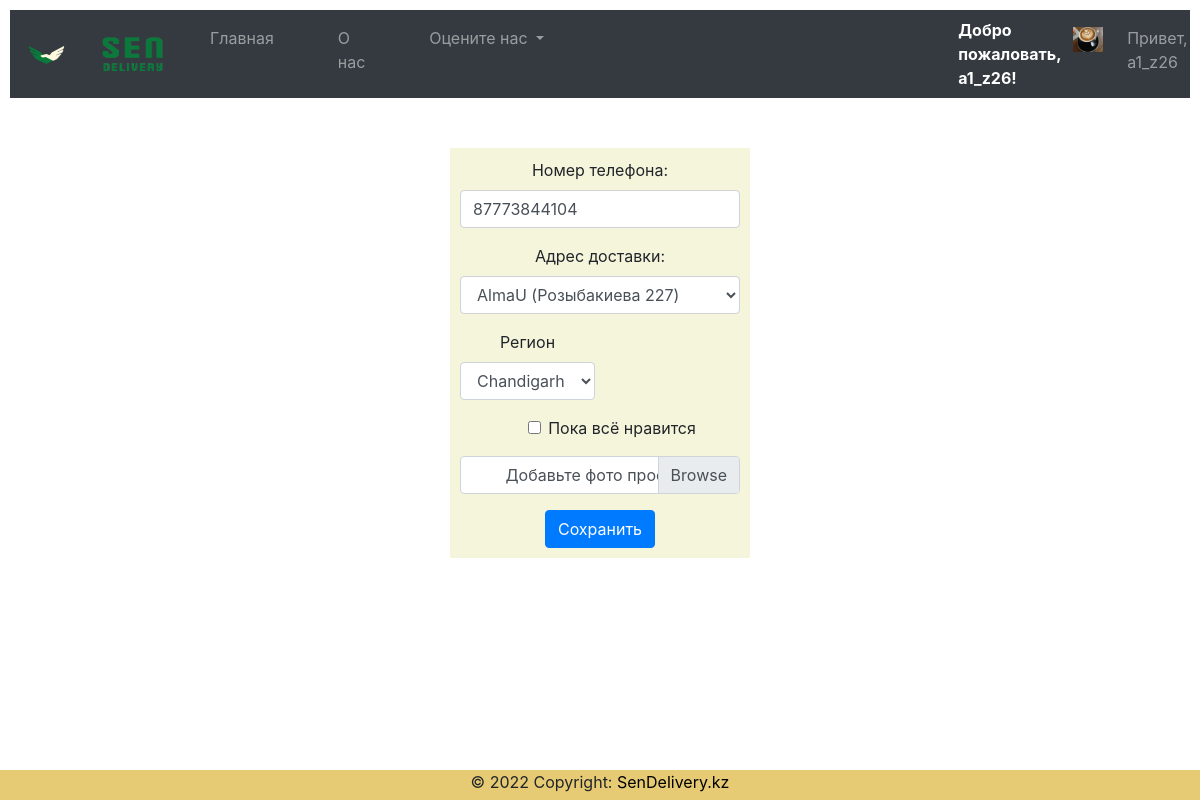
The app's page /user/edit/ (signed in) with its own data.
### cust/models.py (models this page shows, shortened)
class Client(models.Model):
    user=models.OneToOneField(User,on_delete=models.CASCADE)
    phone=models.CharField(max_length=14)
    address=models.CharField(max_length=200)
    city=models.CharField(max_length=40)
    prime=models.BooleanField(default=False)
    state=models.CharField(max_length=40)
    image=models.FileField(upload_to="clients/images/")

### cust/views.py (the view)
# urls.py: path('edit/',views.edit,name="edit")
def edit(request):
    if request.method=='POST':
        phone=request.POST['phone']
        address=request.POST['address']
        city=request.POST['city']
        try:
            prime = request.POST['prime']
            if prime == "on":
                prime = True
        except:
            prime = False
        state=request.POST['state']
        try:
            image=request.FILES['image']
        except:
            image=None
        if phone.isnumeric()==False:
            messages.info(request,"Invalid phone number")
            return redirect('/user/edit/')
        elif city.isalnum()==True and city.isalpha()==False:
            messages.info(request,"Invalid city name")
            return redirect('/user/edit/')
        else:
            username=request.user.username
            user=User.objects.get(username=username)
            cust_change=Client.objects.get(user=user)
            cust_change.address=address
            cust_change.city=city
            cust_change.prime=prime
            cust_change.phone=phone
            cust_change.state=state
            if image!= None:
                cust_change.image=image
            cust_change.save()
            messages.info(request,"Изменения сохранены")
            return redirect("/")
    else:
        username=request.user.username
        user=User.objects.get(username=username)
        client=Client.objects.get(user=user)
        context={'client':client}
        return render(request,'edit.html',context)

### templates/edit.html (shortened to what this page needs)
{% extends 'base.html' %}
{% load static %}
{% block body %}
<div class="container">
    <center><form style="margin-top:50px; padding:10px ;background-color:beige; width: 300px;"  action='/user/edit/' enctype='multipart/form-data' method='post'>
          <div class="form-group">
            <label for="inputAddress">Номер телефона:</label>
            <input type="text" maxlength=12 name="phone" class="form-control" value="{{client.phone}}" required id="inputAddress" placeholder="Напишите ваш номер телефона">
          </div>
          <div class="form-group">
            <label for="inputAddress">Адрес доставки:</label>
              <select id="inputAddress" name="address" required class="form-control">
                <option selected>AlmaU (Розыбакиева 227)</option>
              </select>
          </div>
          <div class="form-row">
            <div class="form-group col-md-6">
              <label for="inputState">Регион</label>
              <select id="inputState" value="{{client.state}}" name="state" required class="form-control">
                <option selected>{{client.state}}</option>
              </select>
            </div>
          </div>
          <div class="form-group ml-4">
            <div class="form-check">
              <input class="form-check-input" {% if client.prime %} checked {% endif %} type="checkbox" name="prime" id="gridCheck">
              <label class="form-check-label" for="gridCheck">
                  Пока всё нравится
              </label>
            </div>
          </div>
          <div class="form-group" style="">
            <div class="custom-file">
              <label class="custom-file-label" for="customFile">Добавьте фото профиля</label>
            </div>
          </div>
          <center><button type="submit" class="btn btn-primary">Сохранить</button></center>
      </form></center>
    </div>
    <br><br>
{% endblock %}

### templates/base.html (shortened to what this page needs)
<!doctype html>
{% load static %}
<html lang="en">
  <head>
    <link rel="stylesheet" href="{% static 'CSS/bootstrap.min.css' %}" >
  </head>
  <body>
    <nav class="navbar navbar-expand-lg navbar-dark bg-dark" style="color:black; background-color: lightcoral;">
      <a class="navbar-brand" href="{% static 'Images/MainDragon.png' %}"><img src="{% static 'Images/MainDragon.png' %}" width="40px" height="40px"></a>
      <a class="navbar-brand pr-1" href="\"><img src="{% static 'Images/Finallmage.png' %}" width="100px" height="40px"></a>
  <div class="collapse navbar-collapse" id="navbarSupportedContent">
    <ul class="navbar-nav mr-auto">
      <li {% if request.path == "/" %}class="nav-item active pr-5"{% else %}class="nav-item pr-5"{% endif %}>
        <a class="nav-link" href="\">Главная <span class="sr-only">(current)</span></a>
      </li>
      <li {% if request.path == "/about/" %}class="nav-item active pr-5"{% else %}class="nav-item pr-5"{% endif %}>
        <a class="nav-link" href="/about">О нас</a>
      </li>
      <li class="nav-item dropdown pr-5">
        <a class="nav-link dropdown-toggle" href="#" id="navbarDropdown" role="button" data-toggle="dropdown" aria-haspopup="true" aria-expanded="false">
          Оцените нас
        </a>
       {% if user.is_authenticated %}
       <li class="nav-item dropdown pr-5">
      </li>
      <li class="nav-item ml-6 pl-6">
<b><marquee style="color:white">Добро пожаловать, {{client.user.username}}!</marquee></b></h3>
       </li>
       <li class="nav-item pl-1">
         <a class="nav-link" href="{{ client.image.url }}"><img src="{{ client.image.url }}" alt="" width=30px height=25px></a>
       </li>
	   <li class="nav-item dropdown pl-2">
        <a class="nav-link dropdown" href="#" id="navbarDropdown" role="button" data-toggle="dropdown" aria-haspopup="true" aria-expanded="false">
          Привет, {{ user.get_username }}
        </a>
      </li>
        </li>
    {% endif %}
</ul>
  </div>
</nav>
{% block body %}
{% endblock %}
    <center>
<footer class="page-footer font-small blue">
  <div class="footer-copyright text-center">© 2022 Copyright:
    <a href="\" style="color:black"> SenDelivery.kz</a>
  </div>
</footer>
</center>
  </body>
</html>

### records on screen
Client: user.username "a1_z26", image (picture), phone "87773844104", state "Chandigarh"

### other values on screen
{{ user.get_username }} "a1_z26"
